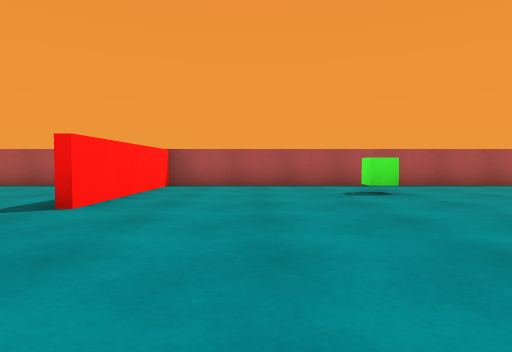
View 1 (above)

18 first-person views from a walk through a Unity game level. The camera is 0.58 m above the floor, tilts 2° down and sees 75° across. The floor is counted in squares, 1 m on a side. Each view is taken from the middle of a square. On the plan, view 1 faces up. The plan holds only what a view shows up to about 9 squares ahead; the rest is blank. The place goes on beyond the plan. The player is left out. Some animated figures are left out.

View 2
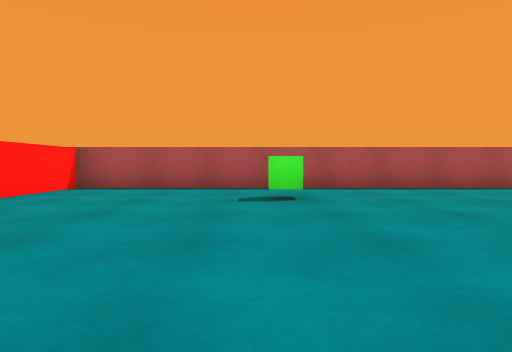

View 3
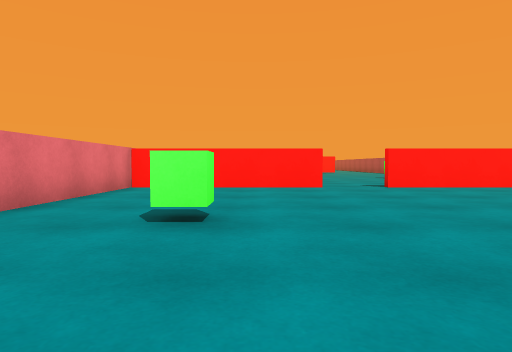

View 4
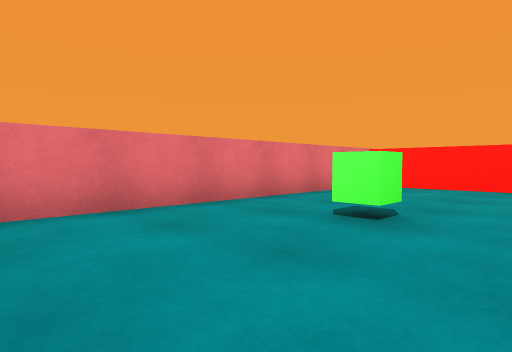

View 5
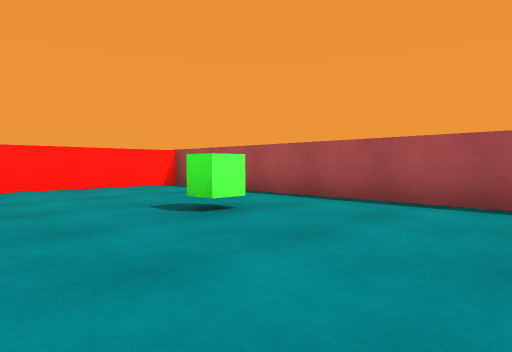

View 6
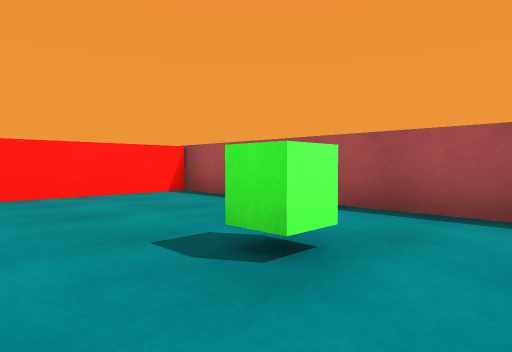

View 7
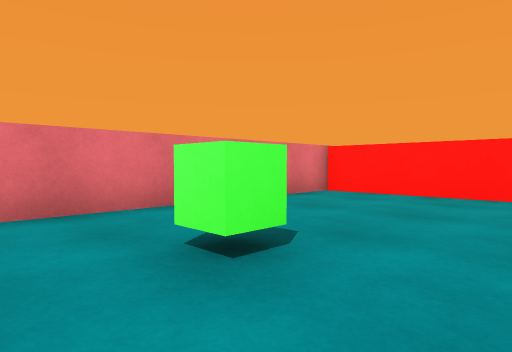

View 8
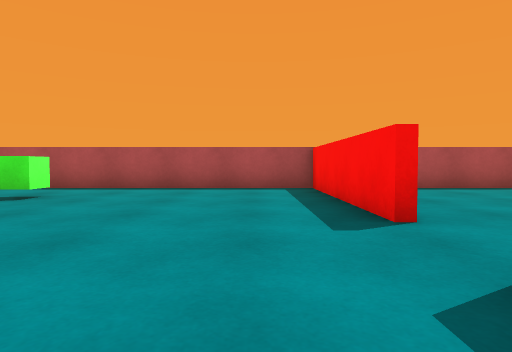

View 9
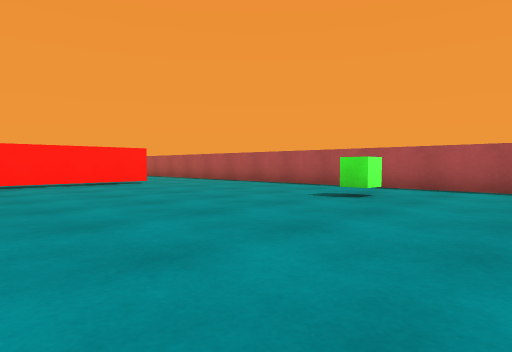

View 10
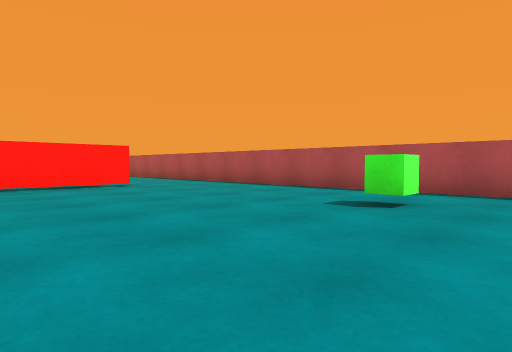

View 11
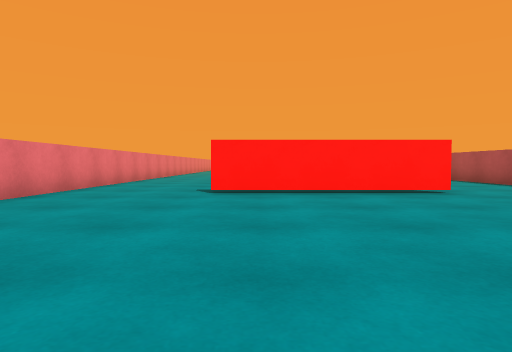

View 12
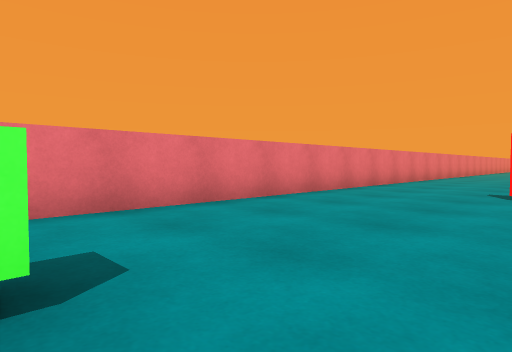

View 13
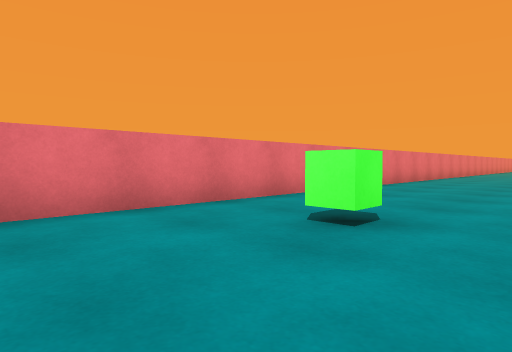

View 14
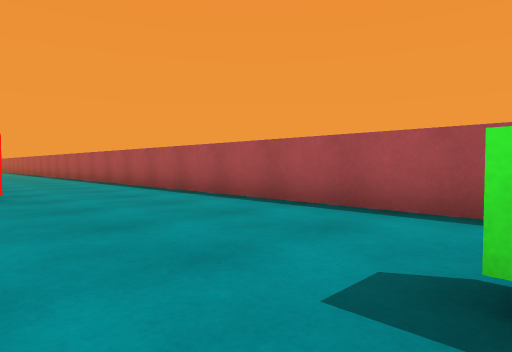

View 15
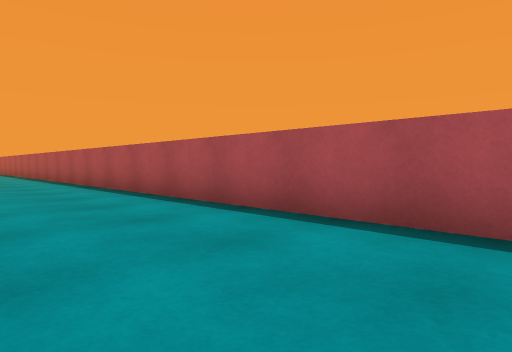

View 16
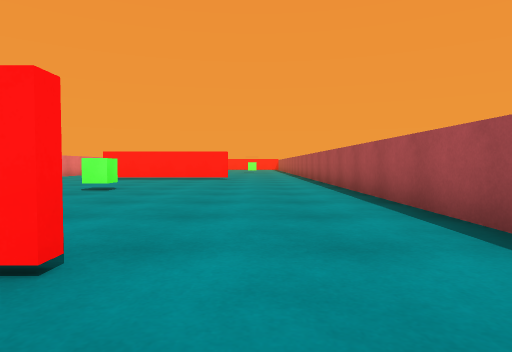

View 17
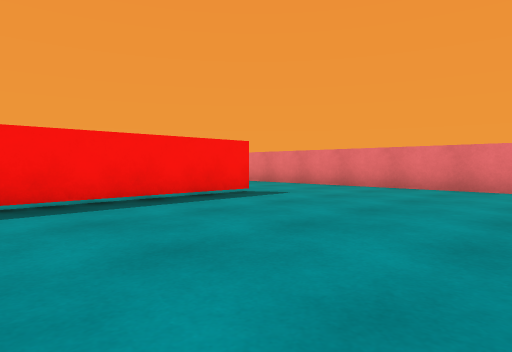

View 18
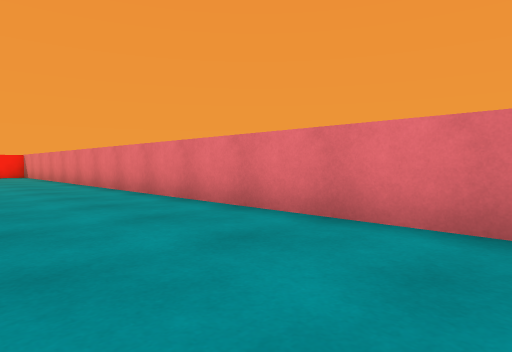

### Floor plan
Key: @ floor where view 1 was taken; # wall or solid block; . floor; C green cube; T thing the floor can be seen under or through.
Columns run from 20 left of view 1 to 6 right of it. Each row starts with its distance up from view 1.
 10 ###########################
  9 .................#.........
  8 .................#.........
  7 ............C....#....C....
  6 .................#.........
  5 .....T...........#.........
  4 .....T.....................
  3 C....T...................
  2 .....T...........#.........
  1 .................#.........
  0 ............C... #..@.C....
 -1 ................ #.........
 -2 ................ #.........
 -3 ###############  #########

Positions as (right, up) in squares from view 1, and headings:
1: (0, 0), facing up
2: (2, 1), facing up
3: (6, 1), facing left
4: (6, 2), facing down-left
5: (6, 4), facing up-left
6: (4, 5), facing up-left
7: (4, 2), facing down-left
8: (-4, 1), facing up
9: (-5, 1), facing up-left
10: (-6, 2), facing up-left
11: (-8, 2), facing left
12: (-8, 2), facing down-left
13: (-5, 2), facing down-left
14: (-8, 5), facing up-left
15: (-12, 6), facing up-left
16: (-13, 7), facing left
17: (-20, 6), facing down-right
18: (-20, 1), facing down-right
